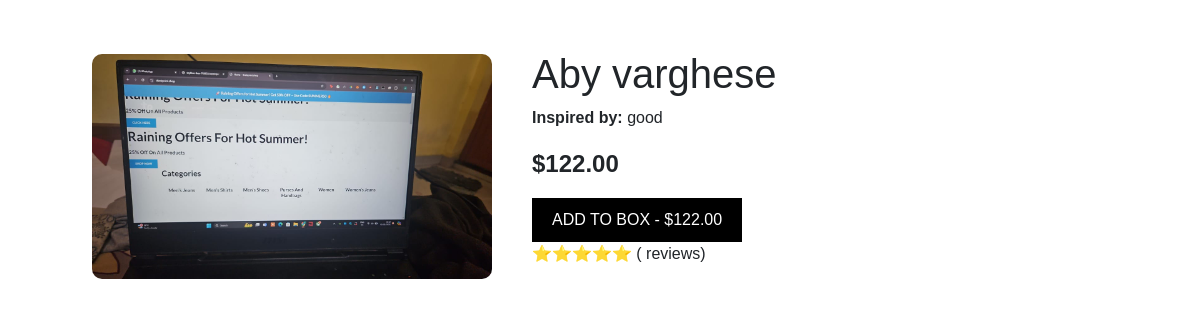
The page /products/1/ on the database its author committed.
### authentication/models.py (models this page shows, shortened)
class Product(models.Model):
    name = models.CharField(max_length=255)
    category = models.ForeignKey(Category, on_delete=models.CASCADE, related_name="products")
    created_by = models.ForeignKey(Seller, on_delete=models.CASCADE)
    description = models.TextField()
    price = models.DecimalField(max_digits=10, decimal_places=2)
    image = models.ImageField(upload_to="products/")
    is_approved = models.BooleanField(default=False)
    stock = models.PositiveIntegerField(default=0)

### authentication/views.py (the view)
# urls.py: path("products/<int:pk>/", product_detailed, name="product_detail"),
def product_detailed(request, pk):
    product = get_object_or_404(Product, pk=pk)
    return render(request, "product_detail.html", {"product": product})

### authentication/context_processors.py (called while the page is built, shortened)
def base_template_processor(request):
    base_template = None
    return {"base_template": base_template}

### templates/product_detail.html (shortened to what this page needs)
<!DOCTYPE html>
<html lang="en">
<head>
    <link rel="stylesheet" href="https://cdnjs.cloudflare.com/ajax/libs/bootstrap/5.3.0/css/bootstrap.min.css">
</head>
<body>
    <div class="container">
        <div class="product-container">
            <div class="product-image">
                <img src="{{ product.image.url }}" alt="{{ product.name }}">
            </div>
            <div class="product-details">
                <h1>{{ product.name }}</h1>
                <p><strong>Inspired by:</strong> {{ product.description }}</p>
                <p class="price">${{ product.price }}</p>
                <button class="add-to-cart">ADD TO BOX - ${{ product.price }}</button>
                <p>⭐⭐⭐⭐⭐ ({{ product.reviews_count }} reviews)</p>
            </div>
        </div>
    </div>
</body>
</html>

### templates/product_detail.html (style rules this page uses)
body { font-family: Arial, sans-serif; }
.product-container { display: flex; align-items: center; padding: 50px; }
.product-image img { width: 400px; height: auto; border-radius: 10px; }
.product-details { margin-left: 40px; }
.price { font-size: 24px; font-weight: bold; }
.add-to-cart { background: black; color: white; padding: 10px 20px; border: none; }

### rows shown on the page
Product: image (picture), name "Aby varghese", description "good", price "122.00"
